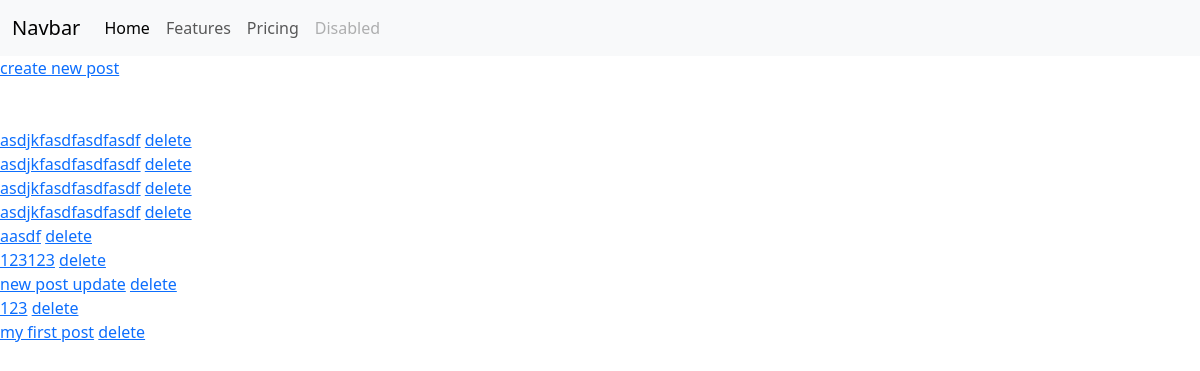
Before: / with the older database file.
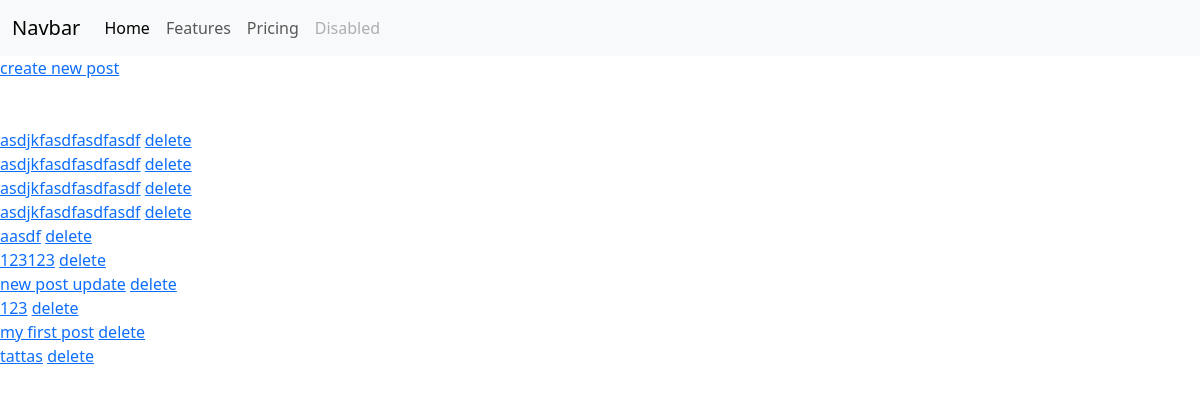
After: the same page with the newer database file.
### post/models.py (models this page shows, shortened)
class Post(models.Model):
    name = models.CharField(max_length=50)
    content = models.TextField()
    create_date = models.DateField(default=date.today)
    author = models.CharField(max_length=40)
    like_count = models.IntegerField(default=0)
    published = models.BooleanField(default=False)
    test = models.IntegerField(default=1)

### post/views.py (the view)
# urls.py: 2. Add a URL to urlpatterns:  path('', views.home, name='home')
def home(request):
    posts = Post.objects.all() #ყველა პოსტის წამოღება
    return render(request, 'template_1.html', context={'posts': posts})

### post/templates/template_1.html (shortened to what this page needs)
{% extends 'base.html' %}
{% block content %}
<a href="{% url  'create-post' %}"> create new post</a>
<br>
<br>
<br>
{% for post in posts %}
    <a href="{% url 'detail-post' post.id %}">{{post.name}}</a>
    <a href="{% url 'delete-post' post.id %}">   delete</a>
    <br/>
{%endfor%}
{% endblock %}

### post/templates/base.html (shortened to what this page needs)
<!doctype html>
<html lang="en">
<head>
    <link href="https://cdn.jsdelivr.net/npm/bootstrap@5.3.3/dist/css/bootstrap.min.css" rel="stylesheet">
</head>
<body>
<nav class="navbar navbar-expand-lg bg-body-tertiary">
    <div class="container-fluid">
        <a class="navbar-brand" href="#">Navbar</a>
        <div class="collapse navbar-collapse" id="navbarNavAltMarkup">
            <div class="navbar-nav">
                <a class="nav-link active" aria-current="page" href="#">Home</a>
                <a class="nav-link" href="#">Features</a>
                <a class="nav-link" href="#">Pricing</a>
                <a class="nav-link disabled" aria-disabled="true">Disabled</a>
            </div>
        </div>
    </div>
</nav>
{% block content%}
{% endblock %}
</body>
</html>

Changed rows visible on the page:
added Post: name "tattas"
